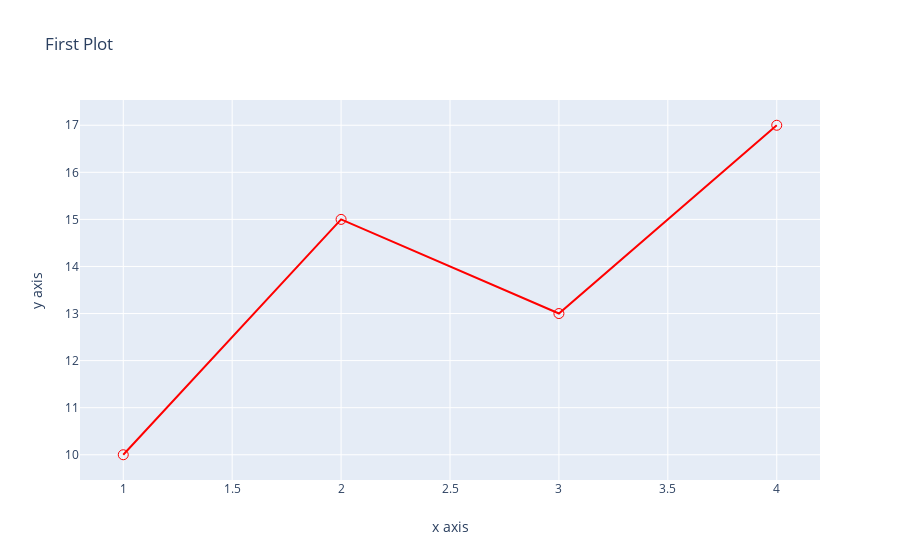

Notebook source saved alongside this figure:
### Markdown cell above
Как уже говорилось, все, что внутри осей координат и касается данных - настраивается внутри объекта, относящимся к данным. Т

ак в объекте go.Scatter (который по сути создает словарь, вообще почти все в plotly построено на синтаксисе словарей) мы можем прописать тип, цвет и размер маркеров, всплывающий текст и т.д.). В layout подписываем шкалы x и y - обратите внимание, что внутри словаря некторые параметры в свою очередь тоже словари :)

### Code cell
trace0 = go.Scatter(
    x=[1, 2, 3, 4],
    y=[10, 15, 13, 17],
    marker={'color': 'red', 'symbol': 100, 'size': 10}, # аттрибуты маркера - цвет, код символа, размер
    mode = 'lines+markers', # атрибуты графика. Здесь можно задать просто линию или маркеры, например
    text = ['one', 'two', 'three', 'four'], # подписи к точкам
    name = 'Red Trace' # имя в легенде
)

our_data = [trace0]
our_layout = go.Layout(
    title="First Plot", 
    xaxis={'title':'x axis'}, # заголовки шкал
    yaxis={'title':'y axis'})

# после того, как создали отдельно объекты и для data, и для layout, передаем их функции go.Figure()
fig = go.Figure(data=our_data, layout=our_layout)

fig.show()

### Figure 1 — Plotly figure (JSON) as saved in the notebook; plotly's stock layout.template omitted (floating-point values rounded to 4 significant figures)
{"data": [{"marker": {"color": "red", "size": 10, "symbol": 100}, "mode": "lines+markers", "name": "Red Trace", "text": ["one", "two", "three", "four"], "type": "scatter", "x": [1, 2, 3, 4], "y": [10, 15, 13, 17]}], "layout": {"title": {"text": "First Plot"}, "xaxis": {"title": {"text": "x axis"}}, "yaxis": {"title": {"text": "y axis"}}}}
